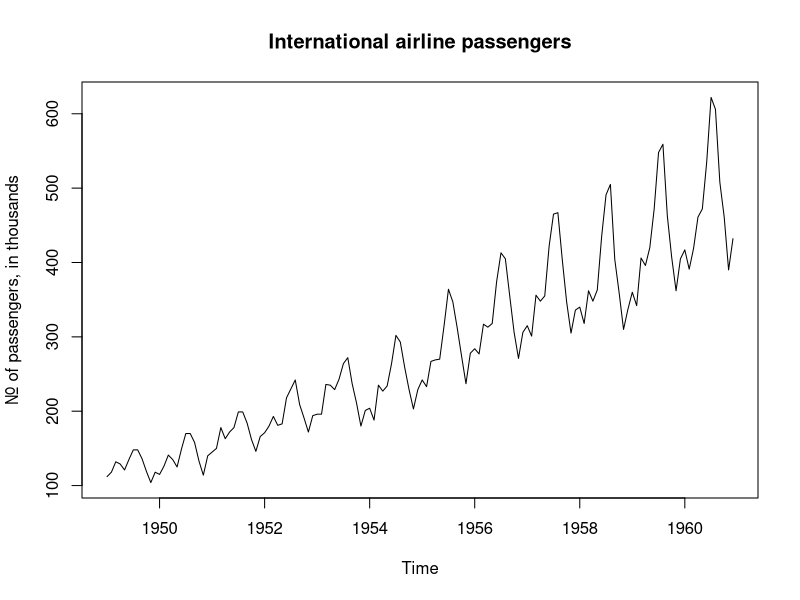
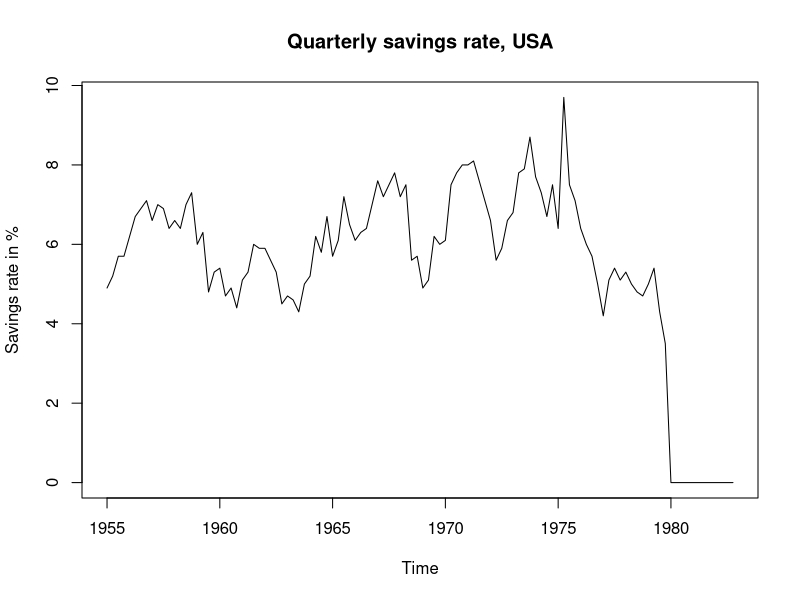
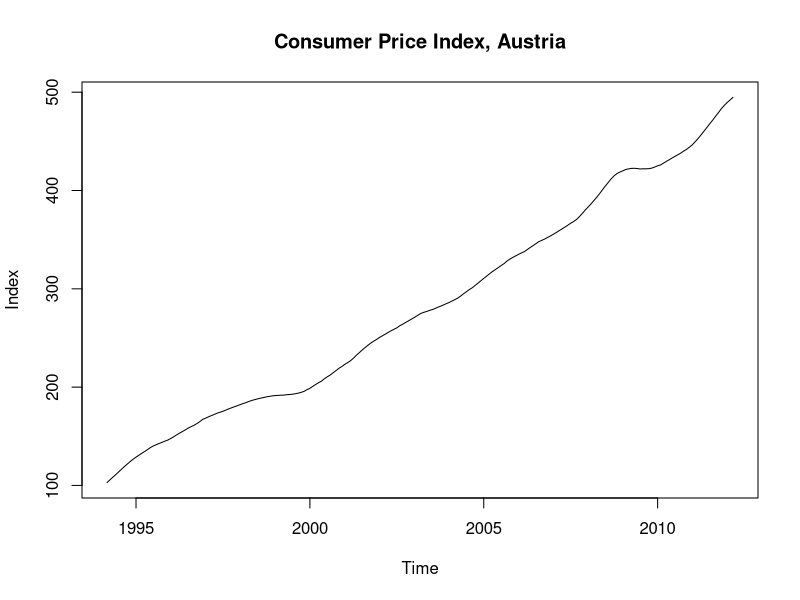
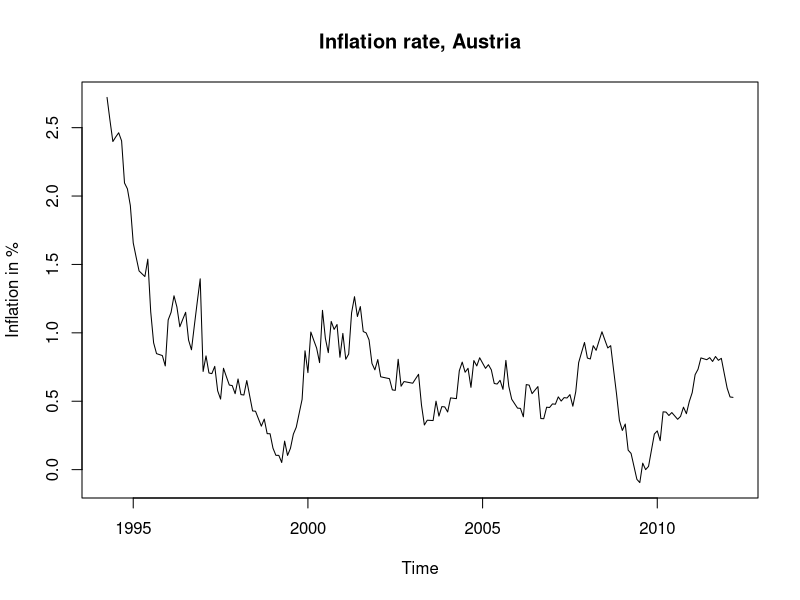
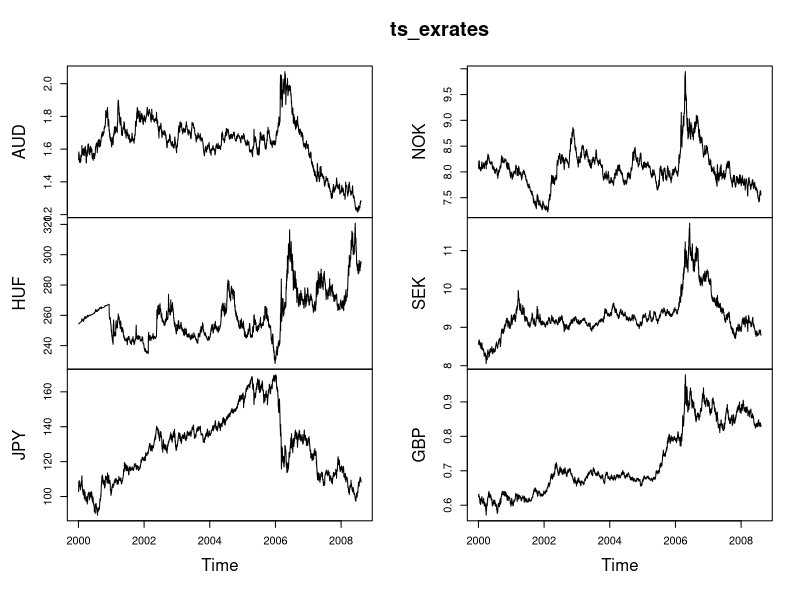
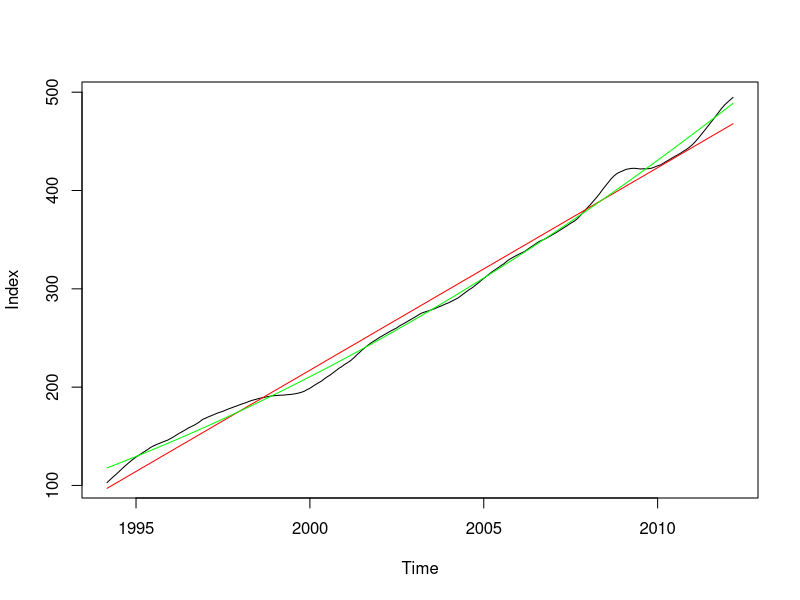

Write R code to recreate these figures, in order.
# Approximately slides 1 - 33

library(forecast)
library(lmtest)


# Case Study Airline Passengers  ------------------------------------------
data_airline <- read.csv("../data/airline.csv")
head(data_airline)
ts_airline<- ts(data_airline, frequency = 12, start = c(1949, 1))
plot(ts_airline, main = "International airline passengers",
     ylab = "Nr. of passengers, in thousands")



# Case Study Savings ------------------------------------------------------
data_savings <- read.csv("../data/savings.csv")
head(data_savings)

ts_savings <- ts(data_savings, frequency = 4, start = c(1955, 1))
plot(ts_savings, main  = "Quarterly savings rate, USA",
     ylab = "Savings rate in %")


cpi <-read.csv("../data/cpi.csv")
cpi_ts <-ts(cpi, start =c(1994, 3), end =c(2012, 3), frequency = 12)
plot(cpi_ts, ylab = "Index", main = "Consumer Price Index, Austria") 

inf <- diff(cpi_ts)/cpi_ts[1:(length(cpi_ts)-1)]*100
plot(inf, ylab = "Inflation in %", main = "Inflation rate, Austria")


# Case Study Exchange Rates -----------------------------------------------
data_exrates <- read.csv("../data/exrates.csv")
head(data_exrates)

ts_exrates <- ts(data_exrates, frequency = 365, start = c(2000, 3))

plot(ts_exrates)




# Case Study Consumer Price Index -----------------------------------------
lin_mod <- tslm(cpi_ts ~ trend)
summary(lin_mod)

plot(cpi_ts, ylab = "Index")
lines(fitted(lin_mod), col = "red")

quad_mod <- tslm(cpi_ts ~ trend + I(trend^2))
summary(quad_mod)
lines(fitted(quad_mod), col = "green")

# Model comparison
cat(c(AIC(lin_mod), AIC(quad_mod)))
cat(c(BIC(lin_mod), BIC(quad_mod)))


